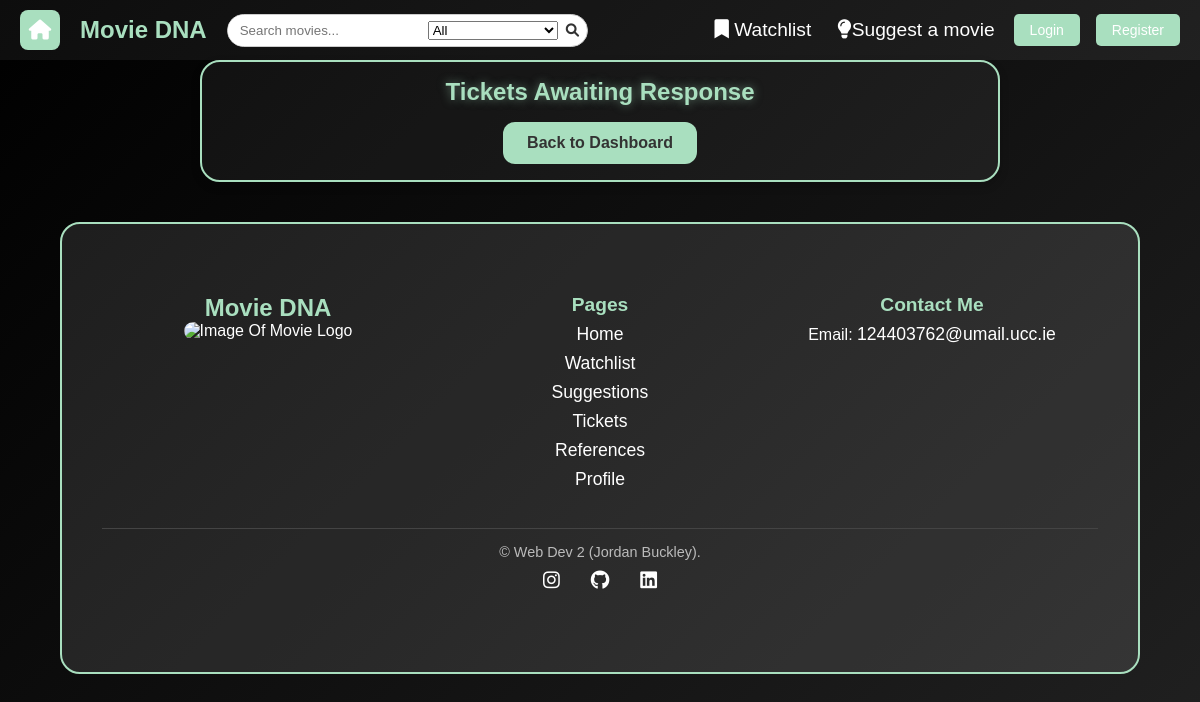
Page /admin_tickets on the earlier database version.
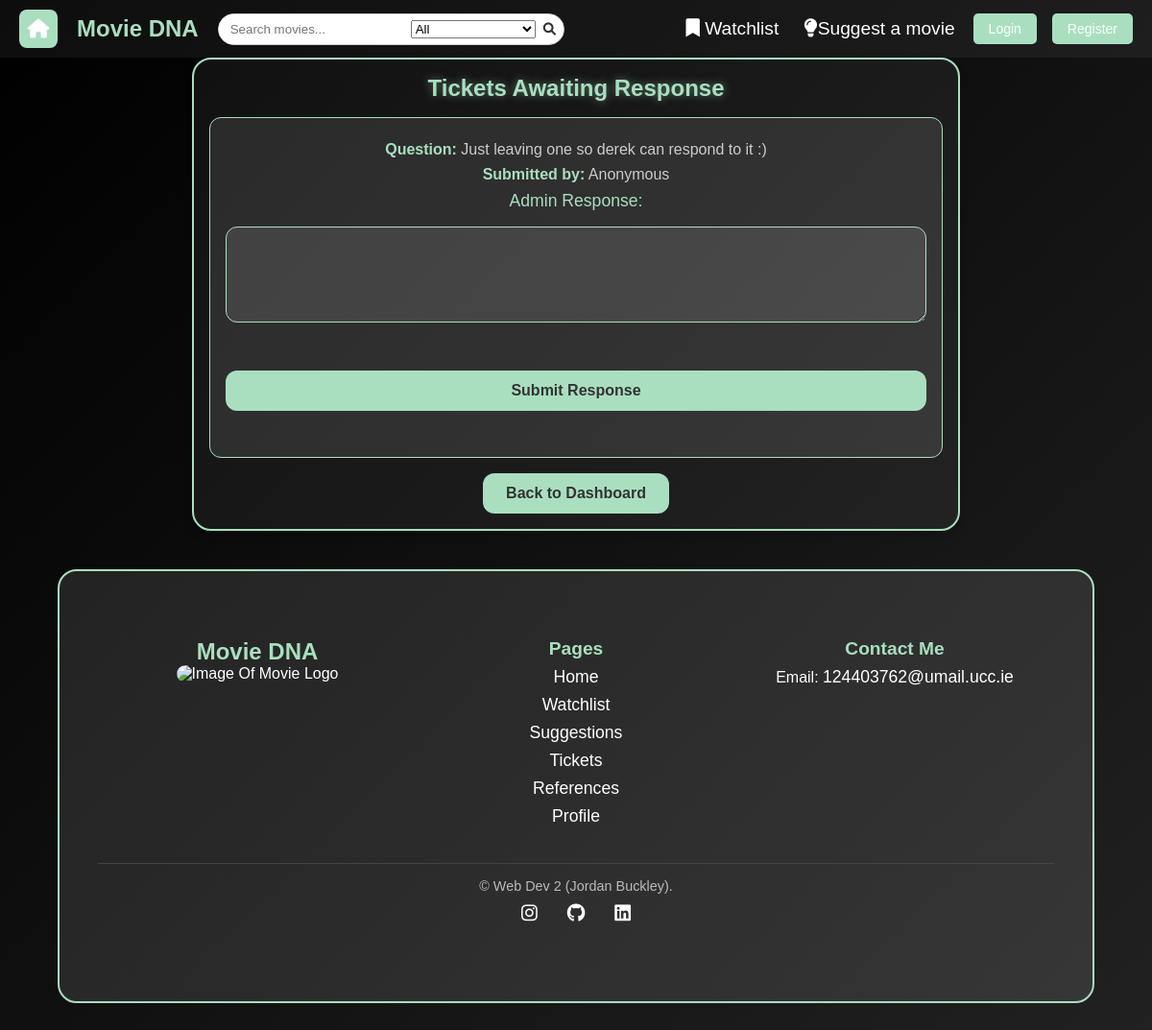
Same page on the later database version.
### tables this page shows
CREATE TABLE tickets (
    id INTEGER PRIMARY KEY AUTOINCREMENT,
    user_id TEXT NOT NULL, 
    question TEXT NOT NULL,
    response TEXT, 
    is_responded BOOLEAN DEFAULT 0,
    FOREIGN KEY (user_id) REFERENCES users(user_id)
);

### app.py (the view, shortened to what this page needs)
@app.route("/admin_tickets", methods=["GET", "POST"])
def admin_tickets():
    db = get_db()
    tickets = db.execute("SELECT * FROM tickets WHERE is_responded = 0").fetchall()
    return render_template("admin_tickets.html", tickets=tickets)

### app.py (called while the page is built)
@app.before_request
def load_logged_in_user():
    g.user = session.get("user_id")
    g.is_admin = session.get("is_admin", False)

### database.py (called while the page is built)
def get_db():
    if "db" not in g:
        g.db = sqlite3.connect(DATABASE,
                                detect_types=sqlite3.PARSE_DECLTYPES
                        )
        g.db.row_factory = sqlite3.Row
    return g.db

### templates/admin_tickets.html (shortened to what this page needs)
{% extends "base.html" %}
{% block styles %}
<link rel="stylesheet" href="{{ url_for('static', filename='tickets.css') }}">
{% endblock %}
{% block main_content %}
<section id="ticket-section">
    <h2>Tickets Awaiting Response</h2>
    {% for ticket in tickets %}
        <section id="ticket-card">
            <p><strong>Question:</strong> {{ ticket['question'] }}</p>
            <p><strong>Submitted by:</strong> Anonymous</p>
            <form method="POST" id="ticket-form">
                <label for="response">Admin Response:</label>
                <textarea name="response" id="ticket-textarea" required></textarea>
                <br>
                <button type="submit" id="ticket-button">Submit Response</button>
            </form>
        </section>
    {% endfor %}
    <a href="{{ url_for('admin_dashboard') }}" id="back-button">Back to Dashboard</a>
</section>
{% endblock %}

### templates/base.html (shortened to what this page needs)
<!DOCTYPE html>
<html lang="en">
<head>
    <link rel="stylesheet" href="{{ url_for('static', filename='styles.css') }}">
    <link rel="stylesheet" href="https://cdnjs.cloudflare.com/ajax/libs/font-awesome/6.0.0/css/all.min.css">
    {% block styles %} {% endblock %}
</head>
<body>
    <header>
        <nav>
            <section id="nav-container">
                <section id="nav-left">
                    <a href="/" id="home-icon">
                        <i class="fa-solid fa-house"></i>
                    </a>
                    <section id="nav-logo">
                        <a href="{{ url_for('index') }}">Movie DNA</a>
                    </section>
                </section>
                <section id="nav-search">
                    <form action="{{ url_for('search') }}" method="GET">
                        <input type="text" name="query" placeholder="Search movies...">
                        <select name="filter">
                            <option value="all">All</option>
                        </select>
                        <button type="submit"><i class="fa-solid fa-magnifying-glass"></i></button>
                    </form>
                </section>
                <section id="nav-user">
                    <section id="nav-links">
                        <ul>
                            <li>
                                <a href="{{ url_for('cart') }}">
                                    <i class="fa-solid fa-bookmark"></i> Watchlist
                                </a>
                            </li>
                            <li><a href="{{ url_for('suggest_movie') }}">
                                <i class="fa-solid fa-lightbulb"></i>Suggest a movie</a></li>
                        </ul>
                    </section>
                    {% if session['user_id'] %}
                    <section id="user-info">
                        <p id="username">{{ session['user_id'] }}</p>
                        <i class="fas fa-user-circle" id="user-icon"></i>
                        <section id="dropdown-menu">
                            <ul>
                                <li><a href="{{ url_for('user') }}">Edit Profile</a></li>
                                {% if g.is_admin %}
                                <li><a href="{{ url_for('admin_dashboard') }}">Admin Dashboard</a></li>
                                {% endif %}
                            </ul>
                        </section>
                    </section>
                    <a href="{{ url_for('logout') }}" id="logout-btn">Logout</a>
                    {% else %}
                    <a href="{{ url_for('login') }}" id="login-btn">Login</a>
                    <a href="{{ url_for('registration') }}" id="register-btn">Register</a>
                    {% endif %}
                </section>
            </section>
        </nav>
    </header>
    <main>
        {% block main_content %}{% endblock %}
    </main>
    <footer class="footer">
        <section class="footer-container">
            <section class="footer-logo">
                <h2>Movie DNA</h2>
                <img src="{{ url_for('static', filename='images/movieLogo.jpg') }} " alt="Image Of Movie Logo" />
            </section>
            <section class="footer-links">
                <h3>Pages</h3>
                <ul>
                    <li><a href="/">Home</a></li>
                    <li><a href="{{ url_for('cart') }}">Watchlist</a></li>
                    <li><a href="{{ url_for('suggest_movie') }}">Suggestions</a></li>
                    <li><a href="{{ url_for('submit_ticket') }}">Tickets</a></li>
                    <li><a href="{{ url_for('references') }}">References</a></li>
                    <li><a href="{{ url_for('user') }}">Profile</a></li>
                </ul>
            </section>
            <section class="footer-contact">
                <h3>Contact Me</h3>
                <p>Email: <a href="mailto:124403762@umail.ucc.ie">124403762@umail.ucc.ie</a></p>
            </section>
            <section class="footer-bottom">
                <p>&copy; Web Dev 2 (Jordan Buckley).</p>
                <section class="social-icons">
                    <a aria-label="Instagram" href="https://www.instagram.com/jordanbuckley_20/" target="_blank">
                        <i class="fab fa-instagram"></i>
                    </a>
                    <a aria-label="GitHub" href="https://github.com/JordanBuckleyGit" target="_blank">
                        <i class="fab fa-github"></i>
                    </a>
                    <a aria-label="LinkedIn" href="https://www.linkedin.com/in/jordan05/" target="_blank">
                        <i class="fab fa-linkedin"></i>
                    </a>
                </section>
            </section>
    </footer>
</body>
</html>

### static/styles.css (style rules this page uses)
* { margin: 0; padding: 0; box-sizing: border-box; }
body { font-family: 'Arial', sans-serif; background: linear-gradient(-45deg, #0f0f0f, #1c1c1c, #2c2c2c, #000000); background-size: 400% 400%; animation: movingBackground 10s ease infinite; color: white; text-align: center; min-height: 100vh; display: flex; flex-direction: column; }
nav { background: rgba(255, 255, 255, 0.05); padding: 0.625rem 1.25rem; display: flex; align-items: center; position: sticky; top: 0; z-index: 1000; }
#nav-container { width: 100%; max-width: 100%; display: flex; justify-content: space-between; align-items: center; margin: 0 auto; }
#nav-left { display: flex; align-items: center; gap: 10px; }
#home-icon { margin-right: 10px; display: inline-flex; align-items: center; justify-content: center; width: 40px; height: 40px; background-color: #A9DFBF; color: white; border-radius: 8px; text-decoration: none; font-size: 20px; transition: background 0.3s ease; }
#nav-logo a { font-size: 1.5rem; font-weight: bold; color: #A9DFBF; text-decoration: none; }
#nav-links { margin-left: auto; }
#nav-links ul { list-style: none; display: flex; gap: 1.25rem; }
#nav-links ul li a { padding: 2px 3px; border-radius: 1.1rem; color: white; text-decoration: none; font-size: 1.2rem; transition: color 0.3s ease; }
#nav-user { display: flex; align-items: center; gap: 1rem; margin-left: auto; }
#login-btn, #register-btn, #logout-btn { padding: 0.5rem 1rem; border-radius: 0.313rem; text-decoration: none; font-size: 0.875rem; transition: background 0.3s ease; }
#login-btn, #register-btn { background: #A9DFBF; color: white; }
.footer { background: rgba(255, 255, 255, 0.1); border: 2px solid #A9DFBF; border-radius: 20px; padding: 40px; width: 90%; max-width: 95%; margin: 40px auto; text-align: center; transition: transform 0.3s ease, box-shadow 0.3s ease; }
.footer-container { display: flex; justify-content: space-between; flex-wrap: wrap; padding: 20px 0; margin-bottom: 20px; }
.footer-logo img { max-width: 200px; border-radius: 10px; transition: transform 0.3s ease; }
.footer-logo h2 { font-size: 1.5em; font-weight: bold; color: #A9DFBF; }
.footer-logo, .footer-links, .footer-contact { flex: 1; margin: 10px; min-width: 180px; }
.footer-links h3, .footer-contact h3 { font-size: 1.2em; margin-bottom: 8px; color: #A9DFBF; }
.footer-links ul { list-style: none; padding: 0; }
.footer-links ul li { margin-bottom: 8px; }
.footer-links ul li a { color: white; text-decoration: none; transition: color 0.3s ease; }
.footer-contact a { color: white; text-decoration: none; transition: color 0.3s ease; }
.footer-bottom { width: 100%; padding-top: 15px; border-top: 1px solid #444; margin-top: 20px; text-align: center; display: flex; flex-direction: column; align-items: center; gap: 10px; }
.footer-bottom p, .footer-bottom a { color: #bbb; font-size: 0.9em; }
.footer-bottom a { margin-left: 15px; text-decoration: none; }
.social-icons { display: flex; justify-content: center; gap: 15px; }
.social-icons a { font-size: 1.2em; color: white; margin: 0 8px; transition: color 0.3s ease; }
#nav-search { display: flex; align-items: center; margin-left: 20px; }
#nav-search form { display: flex; align-items: center; border: 1px solid #ccc; border-radius: 20px; overflow: hidden; background-color: #fff; }
#nav-search input { border: none; padding: 8px 12px; outline: none; width: 200px; }
#nav-search button { border: none; background: none; padding: 8px; cursor: pointer; }
#nav-search button i { color: #333; }
@media (min-width: 1025px) { #nav-logo a { font-size: 1.5rem; } }
@media (min-width: 1025px) { #nav-links ul li a { font-size: 1.2rem; } }
@media (min-width: 1025px) { .footer { padding: 40px; } }
@media (min-width: 1025px) { .footer-logo h2 { font-size: 1.5rem; } }
@media (min-width: 1025px) { .footer-links h3, .footer-contact h3 { font-size: 1.2rem; } }
@media (min-width: 1025px) { .footer-links ul li a, .footer-contact a { font-size: 1.1rem; } }

Differences in the rows shown:
added tickets: question "Just leaving one so derek can respond to it :)"
